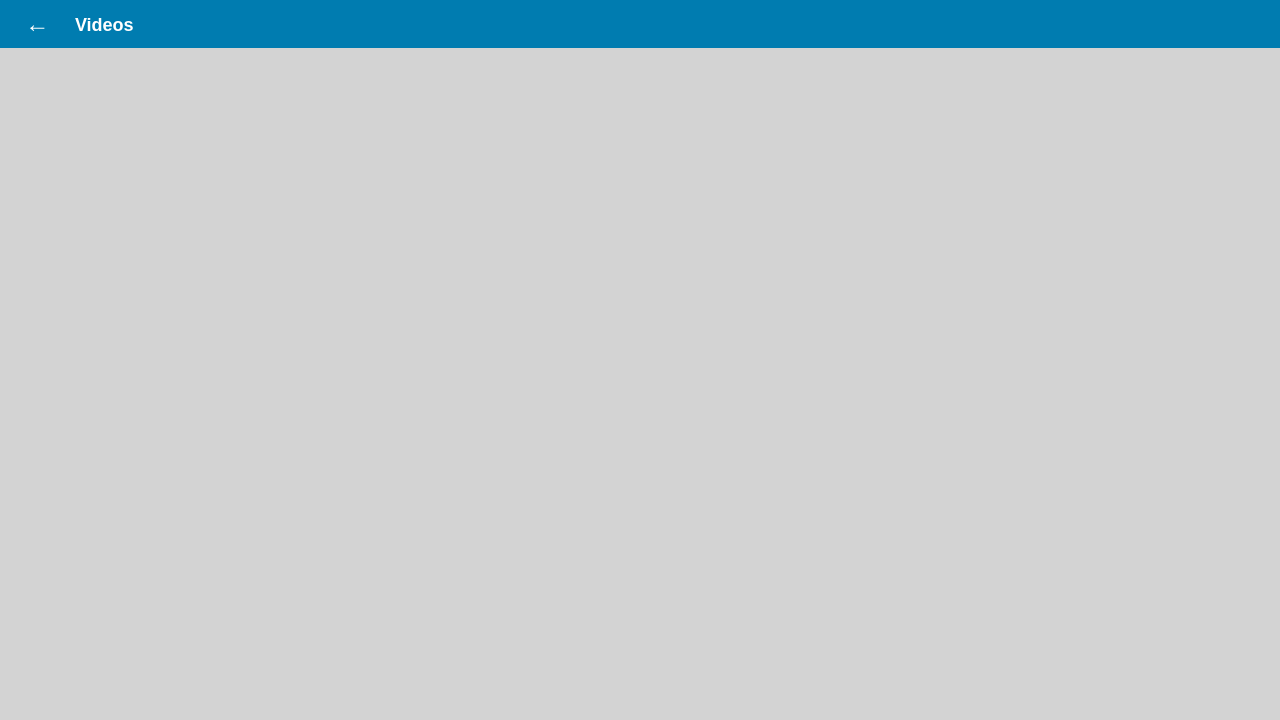
<?xml version="1.0" encoding="UTF-8"?>
<ui version="4.0">
 <class>VideosPage</class>
 <widget class="QWidget" name="videosPage">
  <property name="geometry">
   <rect>
    <x>0</x>
    <y>0</y>
    <width>1280</width>
    <height>720</height>
   </rect>
  </property>
  <property name="styleSheet">
   <string notr="true">background-color: #D3D3D3;</string>
  </property>
  <layout class="QVBoxLayout" name="mainLayout">
   <property name="spacing">
    <number>0</number>
   </property>
   <property name="leftMargin">
    <number>0</number>
   </property>
   <property name="topMargin">
    <number>0</number>
   </property>
   <property name="rightMargin">
    <number>0</number>
   </property>
   <property name="bottomMargin">
    <number>0</number>
   </property>
   <!-- 头部区域 -->
   <item>
    <widget class="QWidget" name="headerWidget">
     <property name="minimumSize">
      <size>
       <width>0</width>
       <height>48</height>
      </size>
     </property>
     <property name="maximumSize">
      <size>
       <width>16777215</width>
       <height>48</height>
      </size>
     </property>
     <property name="styleSheet">
      <string notr="true">background-color: #007CB0;</string>
     </property>
     <layout class="QHBoxLayout" name="headerLayout">
      <property name="spacing">
       <number>12</number>
      </property>
      <property name="leftMargin">
       <number>12</number>
      </property>
      <property name="topMargin">
       <number>0</number>
      </property>
      <property name="rightMargin">
       <number>12</number>
      </property>
      <property name="bottomMargin">
       <number>0</number>
      </property>
      <!-- 返回箭头 -->
      <item>
       <widget class="QLabel" name="backLabel">
        <property name="text">
         <string>  ←  </string>
        </property>
        <property name="styleSheet">
         <string notr="true">color: white; font-size: 24px;</string>
        </property>
       </widget>
      </item>
      <!-- 标题 -->
      <item>
       <widget class="QLabel" name="titleLabel">
        <property name="text">
         <string>Videos</string>
        </property>
        <property name="styleSheet">
         <string notr="true">color: white; font-size: 18px; font-weight: bold;</string>
        </property>
       </widget>
      </item>
      <!-- 右侧拉伸 -->
      <item>
       <spacer name="headerSpacer">
        <property name="orientation">
         <enum>Qt::Horizontal</enum>
        </property>
        <property name="sizeHint" stdset="0">
         <size>
          <width>40</width>
          <height>20</height>
         </size>
        </property>
       </spacer>
      </item>
     </layout>
    </widget>
   </item>
   <!-- 滚动区域 -->
   <item>
    <widget class="QScrollArea" name="scrollArea">
     <property name="styleSheet">
      <string notr="true">QScrollArea { background-color: #D3D3D3; border: none; }</string>
     </property>
     <property name="horizontalScrollBarPolicy">
      <enum>Qt::ScrollBarAlwaysOff</enum>
     </property>
     <property name="verticalScrollBarPolicy">
      <enum>Qt::ScrollBarAlwaysOff</enum>
     </property>
     <property name="widgetResizable">
      <bool>true</bool>
     </property>
     <widget class="QWidget" name="gridWidget">
      <property name="geometry">
       <rect>
        <x>0</x>
        <y>0</y>
        <width>1280</width>
        <height>672</height>
       </rect>
      </property>
      <property name="styleSheet">
       <string notr="true">background-color: #D3D3D3;</string>
      </property>
      <layout class="QGridLayout" name="gridLayout">
       <property name="leftMargin">
        <number>8</number>
       </property>
       <property name="topMargin">
        <number>8</number>
       </property>
       <property name="rightMargin">
        <number>8</number>
       </property>
       <property name="bottomMargin">
        <number>8</number>
       </property>
       <property name="spacing">
        <number>8</number>
       </property>
      </layout>
     </widget>
    </widget>
   </item>
  </layout>
 </widget>
 <resources/>
 <connections/>
</ui>
